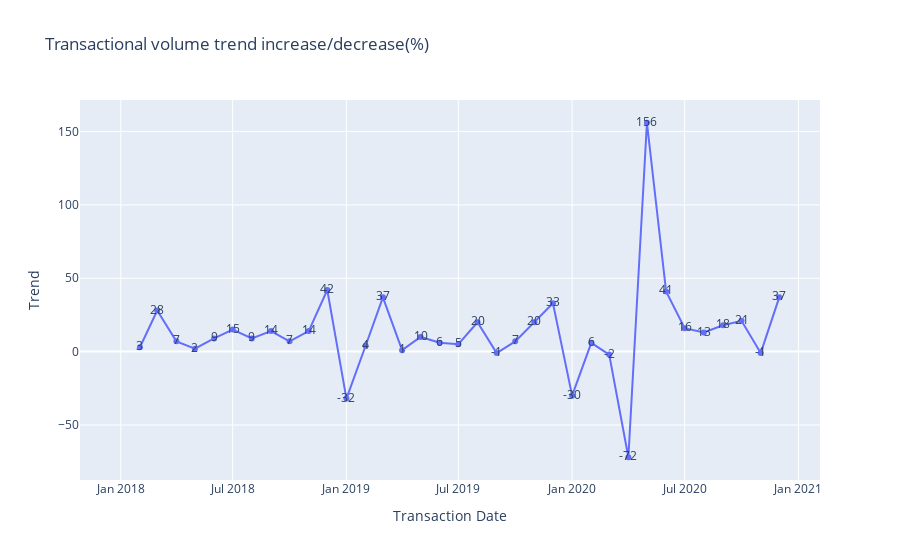

The notebook cell this image was saved under:
### Code cell
import plotly.express as px
fig = px.line(df, x='Transaction Date', y='Trend',text='Trend',title='Transactional volume trend increase/decrease(%)')
fig.show()

### Figure 1 — Plotly figure (JSON) as saved in the notebook; plotly's stock layout.template omitted (floating-point values rounded to 4 significant figures)
{"data": [{"hovertemplate": "Transaction Date=%{x}<br>Trend=%{text}<extra></extra>", "legendgroup": "", "line": {"color": "#636efa", "dash": "solid"}, "marker": {"symbol": "circle"}, "mode": "markers+text+lines", "name": "", "orientation": "v", "showlegend": false, "text": [null, 3, 28, 7, 2, 9, 15, 9, 14, 7, 14, 42, -32, 4, 37, 1, 10, 6, 5, 20, -1, 7, 20, 33, -30, 6, -2, -72, 156, 41, 16, 13, 18, 21, -1, 37], "type": "scatter", "x": ["2018-01-01T00:00:00", "2018-02-01T00:00:00", "2018-03-01T00:00:00", "2018-04-01T00:00:00", "2018-05-01T00:00:00", "2018-06-01T00:00:00", "2018-07-01T00:00:00", "2018-08-01T00:00:00", "2018-09-01T00:00:00", "2018-10-01T00:00:00", "2018-11-01T00:00:00", "2018-12-01T00:00:00", "2019-01-01T00:00:00", "2019-02-01T00:00:00", "2019-03-01T00:00:00", "2019-04-01T00:00:00", "2019-05-01T00:00:00", "2019-06-01T00:00:00", "2019-07-01T00:00:00", "2019-08-01T00:00:00", "2019-09-01T00:00:00", "2019-10-01T00:00:00", "2019-11-01T00:00:00", "2019-12-01T00:00:00", "2020-01-01T00:00:00", "2020-02-01T00:00:00", "2020-03-01T00:00:00", "2020-04-01T00:00:00", "2020-05-01T00:00:00", "2020-06-01T00:00:00", "2020-07-01T00:00:00", "2020-08-01T00:00:00", "2020-09-01T00:00:00", "2020-10-01T00:00:00", "2020-11-01T00:00:00", "2020-12-01T00:00:00"], "xaxis": "x", "y": [null, 3, 28, 7, 2, 9, 15, 9, 14, 7, 14, 42, -32, 4, 37, 1, 10, 6, 5, 20, -1, 7, 20, 33, -30, 6, -2, -72, 156, 41, 16, 13, 18, 21, -1, 37], "yaxis": "y"}], "layout": {"legend": {"tracegroupgap": 0}, "title": {"text": "Transactional volume trend increase/decrease(%)"}, "xaxis": {"anchor": "y", "domain": [0, 1], "title": {"text": "Transaction Date"}}, "yaxis": {"anchor": "x", "domain": [0, 1], "title": {"text": "Trend"}}}}
